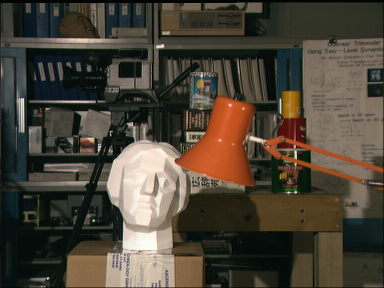
//> input picture imR.png, 384 x 288 px
$ ./get_disparity   (built with g++ and OpenCV 4)
//> lines starting //> are read from the running program, lines starting //| are printed output that depends on the picture
#include <opencv2/opencv.hpp>
#include "opencv2/xfeatures2d.hpp"

using namespace std;
using namespace cv;


int main(){
	cv::Mat img1, img2;

	img1 = cv::imread("imR.png",cv::IMREAD_GRAYSCALE);
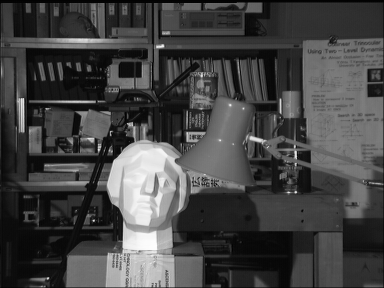
//> img1: 288 rows x 384 cols, CV_8UC1; min 0, max 253, mean 68.2
	img2 = cv::imread("imL.png",cv::IMREAD_GRAYSCALE);
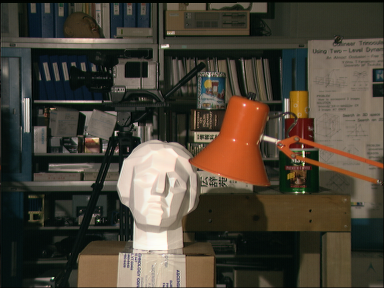
//> input picture imL.png, 384 x 288 px
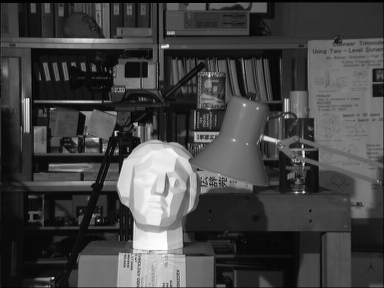
//> img2: 288 rows x 384 cols, CV_8UC1; min 0, max 253, mean 67.8

	// Define keypoints vector
	std::vector<cv::KeyPoint> keypoints1, keypoints2;

	// Define feature detector
	cv::Ptr<cv::Feature2D> ptrFeature2D = cv::xfeatures2d::SIFT::create(74);

	// Keypoint detection
	ptrFeature2D->detect(img1,keypoints1);
//> keypoints1 = 74 keypoints; strongest (x, y, size): (143, 178, 47.4), (296, 156, 2), (162, 46, 2.8), (295, 152, 2)
	ptrFeature2D->detect(img2,keypoints2);
//> keypoints2 = 75 keypoints; strongest (x, y, size): (154, 178, 46.9), (167, 46, 2.8), (303, 152, 2), (115, 134, 1.9)

	// Extract the descriptor
	cv::Mat descriptors1;
	cv::Mat descriptors2;

	ptrFeature2D->compute(img1,keypoints1,descriptors1);
	ptrFeature2D->compute(img2,keypoints2,descriptors2);

	// Construction of the matcher
	cv::BFMatcher matcher(cv::NORM_L2);

	// Match the two image descriptors
	std::vector<cv::DMatch> outputMatches;
	matcher.match(descriptors1,descriptors2, outputMatches);
//> outputMatches = 74 matches

	// Convert keypoints into Point2f
	std::vector<cv::Point2f> points1, points2;
	for (std::vector<cv::DMatch>::const_iterator it= outputMatches.begin(); it!= outputMatches.end(); ++it) {

			 // Get the position of left keypoints
			 points1.push_back(keypoints1[it->queryIdx].pt);
			 // Get the position of right keypoints
			 points2.push_back(keypoints2[it->trainIdx].pt);
	    }
//> this loop made 74 passes
//> after the loop, points1 = 74 Points (x, y), first 12: [166.9, 118.5], [91.48, 139.7], [91.48, 139.7], [163.4, 33], [167.7, 32.84], [162.1, 46.01], [304.9, 155.7], [95.84, 139.9], [96.04, 150.9], [21.02, 102.1], [21.82, 128.6], [99.17, 147.1]; points2 = 74 Points (x, y), first 12: [173.4, 118.2], [96.22, 139.6], [96.22, 139.6], [168.2, 32.97], [172.5, 32.83], [167, 45.97], [165.2, 192.8], [100.4, 139.8], [100.7, 151.1], [26.16, 102.1], [26.87, 128.6], [116.5, 150.8]


	std::vector<uchar> inliers(points1.size(),0);
	cv::Mat fundamental= cv::findFundamentalMat(
		points1,points2, // matching points
	    inliers,         // match status (inlier or outlier)
	    cv::FM_RANSAC,   // RANSAC method
	    1.0,        // distance to epipolar line
	    0.98);     // confidence probability
//> inliers = 74 values, max 1 at index 0, min 0 at index 11, mean 0.703; fundamental = [[-2.58e-07, 0.00166, -0.265], [-0.00166, -3.37e-05, 0.481], [0.266, -0.483, 1]]


	cout<<fundamental;
//| [-2.578937822094619e-07, 0.001655069465348841, -0.2649417492850781;
//|  -0.001657062511573101, -3.372869560818152e-05, 0.4814136512649577;
//|  0.2656742603000125, -0.4828667555006241, 1]


	// Compute homographic rectification
	cv::Mat h1, h2;
	cv::stereoRectifyUncalibrated(points1, points2,
	fundamental,
	img1.size(), h1, h2);
//> h1 = [[-0.587, -0.178, 248.5], [-0.846, 0.412, 177], [-0.00527, -0.000939, 1.66]]; h2 = [[-0.831, -0.131, 370.4], [-1.52, 0.772, 324.6], [-0.00947, -0.0015, 3.03]]
	// Rectify the images through warping
	cv::Mat rectified1;
	cv::warpPerspective(img1, rectified1, h1, img1.size());
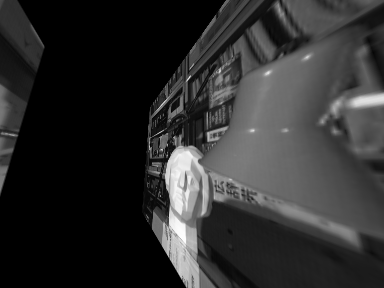
//> rectified1: 288 rows x 384 cols, CV_8UC1; min 0, max 253, mean 45.9
	cv::Mat rectified2;
	cv::warpPerspective(img2, rectified2, h2, img1.size());
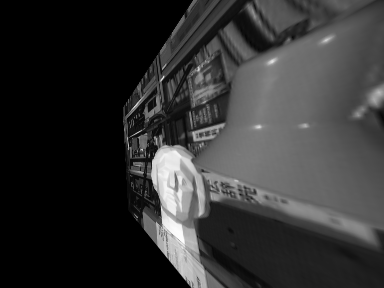
//> rectified2: 288 rows x 384 cols, CV_8UC1; min 0, max 253, mean 50.6


	// Compute disparity
	cv::Mat disparity;
	cv::Ptr<cv::StereoMatcher> pStereo = cv::StereoSGBM::create(0, 32, 5);
	pStereo->compute(rectified1, rectified2, disparity);
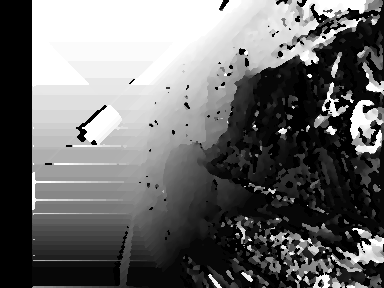
//> disparity: 288 rows x 384 cols, CV_16SC1; min -16, max 496, mean 199.7; drawn with min black and max white

	cv::imwrite("disparity.jpg", disparity);


}
